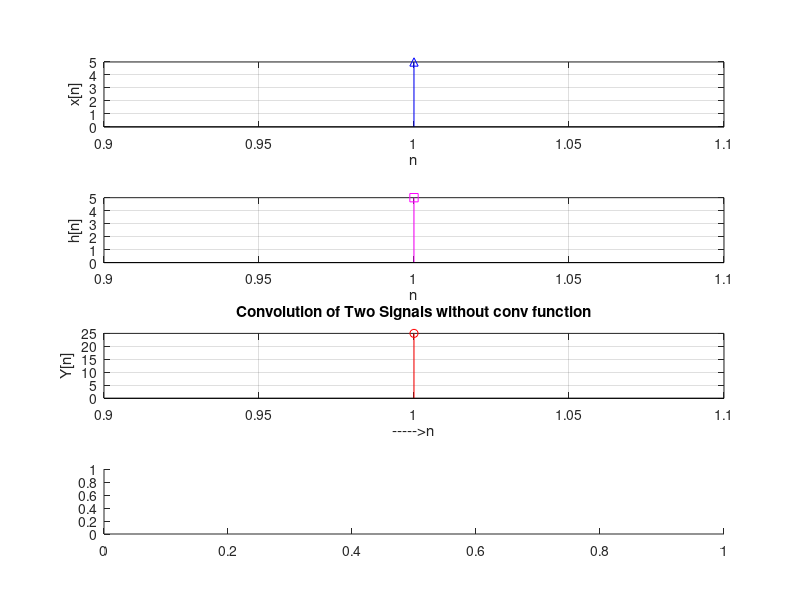

This chart was generated by the following MATLAB code: (Note: this script raises an error after producing the figure.)
close all
clearvars
x=input('Enter x:     ')
% x=sin(2*pi*0.1.*(1:1:11)); 
h=input('Enter h:   ')
% h=[1 2 3 4 5 3 1 -1];
% convolution
h1=flip(h);
m=length(x);
n=length(h1);
X=[x,zeros(1,n)];
H=[h1,zeros(1,m)];
for i=1:n+m-1
    Y(i)=0;
    for j=1:m
        if(i-j+1>0)
            Y(i)=Y(i)+X(j)*H(i-j+1);
        else
        end
    end
end
% plot results
figure;
subplot(4,1,1); stem(x, '-b^'); xlabel('n');
ylabel('x[n]'); grid on;
subplot(4,1,2); stem(h, '-ms');
xlabel('n'); ylabel('h[n]'); grid on;
subplot(4,1,3); stem(Y, '-ro');
ylabel('Y[n]'); xlabel('----->n'); grid on;
title('Convolution of Two Signals without conv function');
subplot(4,1,4);
[r,l]=xcorr(x,h);
stem(l,r);